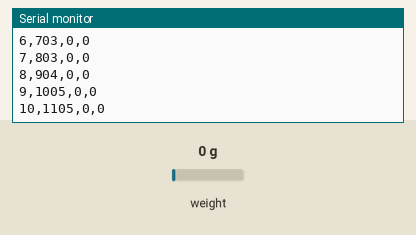
Bench run of a sketch on a simulated Arduino Uno, built with avr-gcc and run on an emulated ATmega328P. Parts: the last lines printed to the serial monitor. The inputs (shaded band) are chosen by the test bench; at power-on: weight on the scale 0 g.

Above: at 1.2 s.
1.3 s: weight on the scale set to 100 g
At 1.31 s:
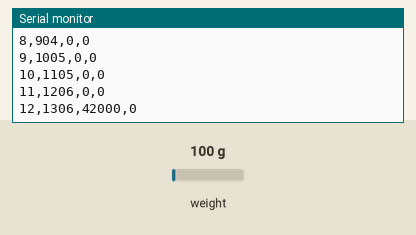
2.8 s: weight on the scale set to 1250 g
At 2.83 s:
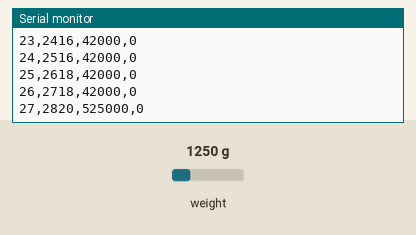
Timing chart, 0 to 5.8 s (numbered marks = the images above; inputs shaded):
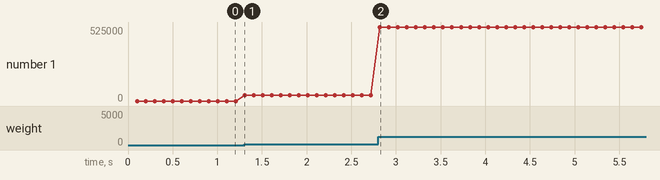

Measured:
- after the input at 1.3 s, the serial monitor: prints a new line at once (image 1)
- plotted number 1: 0 → 42000 after the input at 1.3 s

The sketch:

uno_load_cell.ino
```cpp
// Arduino Uno + bogde HX711 library. All calibration is done by the PC logger.
// HX711 VCC -> 5V, GND -> GND, DT/DOUT -> D2, SCK -> D3.
#include <HX711.h>
HX711 cell;
uint32_t sequence = 0;
unsigned long lastSample = 0;
unsigned long lastFaultReport = 0;
void setup() {
  Serial.begin(115200);
  cell.begin(2, 3, 128); // Channel A, gain 128
  lastSample = millis();
  Serial.println(F("# needle-load-cell-v1: sequence,uno_ms,raw_counts,saturated"));
}
void loop() {
  // One output for each actual conversion; no averaging that hides short peaks.
  if (cell.is_ready()) {
    long raw = cell.read();
    lastSample = millis();
    bool saturated = raw <= -8388607L || raw >= 8388606L;
    Serial.print(sequence++); Serial.print(',');
    Serial.print(lastSample); Serial.print(',');
    Serial.print(raw); Serial.print(','); Serial.println(saturated ? 1 : 0);
  } else if (millis() - lastSample > 1000UL && millis() - lastFaultReport > 1000UL) {
    Serial.println(F("# ERROR HX711_NOT_READY"));
    lastFaultReport = millis();
  }
}
```
